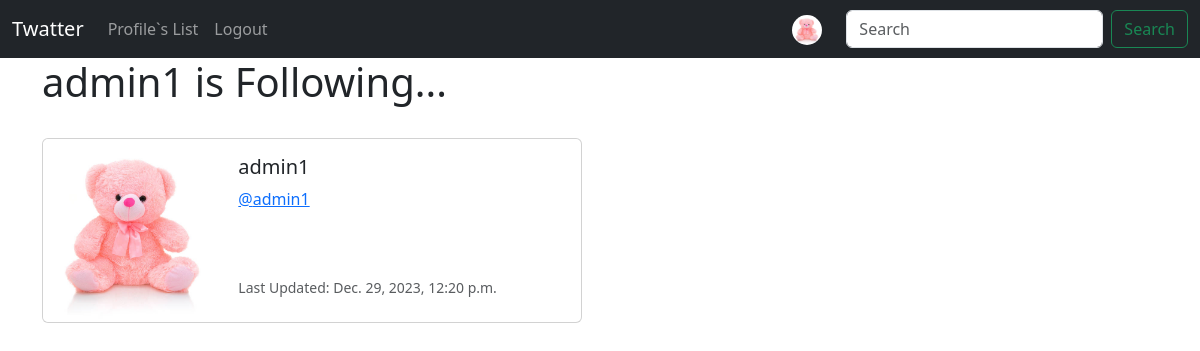
The page /profile/followers/10/ (signed in) on the database as committed earlier.
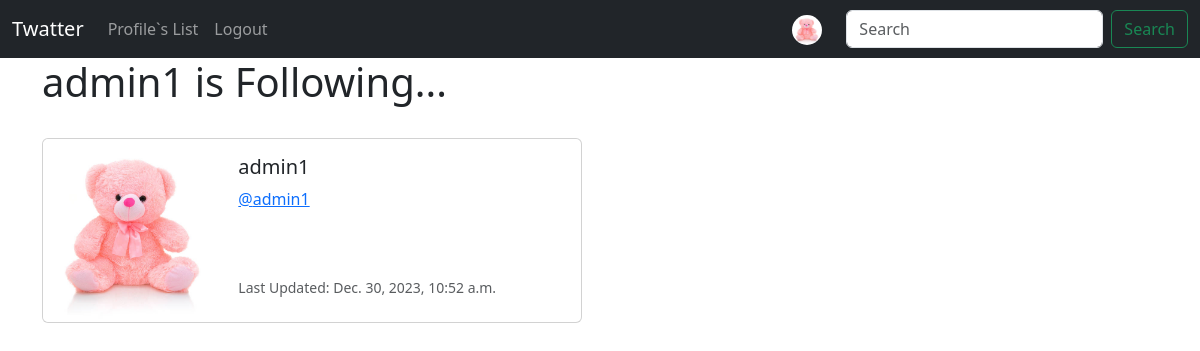
The same page on the database as committed later.
### twat/models.py (models this page shows, shortened)
class Profile(models.Model):
    user = models.OneToOneField(User, on_delete=models.CASCADE)
    bio = models.TextField(max_length=500, blank=True)
    follows = models.ManyToManyField(
        "self", symmetrical=False, related_name="followers", blank=True
    )
    date_modified = models.DateTimeField(User, auto_now=True)
    profile_image = models.ImageField(
        null=True, blank=True, upload_to="static/images/profile-image/"
    )

### twat/views.py (the view)
# urls.py: path("profile/followers/<int:pk>/", views.followers, name="followers"),
def followers(request, pk):
    if request.user.is_authenticated:
        if request.user.id == pk:
            profiles = Profile.objects.get(user_id=pk)
            context = {"profiles": profiles}
            return render(request, "twat/followers.html", context)
        else:
            messages.success(request, "You are not allowed here.")
            return redirect("twat:index")
    else:
        messages.success(request, "You must be logged in to view this page.")
        return redirect("twat:index")

### templates/twat/followers.html (shortened to what this page needs)
{% extends "partials/base.html" %}
{% load static %}
{% block content %}
	<h1>{{ request.user.username }} is Following...</h1>
<br/>
{% if profiles %}
	{% for profile in profiles.follows.all %}
		<div class="card mb-3" style="max-width: 540px;">
  <div class="row g-0">
    <div class="col-md-4">
      {% if profile.profile_image %}
      <img src="{{ profile.profile_image.url }}" width=200 height=200 class="img-fluid rounded-start" alt="{{profile.user.username}}">
      {% else %}
      <img src="{% static 'images/profile-image/profile.webp' %}" class="img-fluid rounded-start" alt="Profile Image">
      {% endif %}
    </div>
    <div class="col-md-8">
      <div class="card-body">
        <h5 class="card-title">{{ profile.user.username }}
        </h5>
        <p class="card-text"><a href="{% url 'twat:profile' profile.user.id %}">@{{ profile.user.username|lower }}</a></p>
        <br/><br/>
        <p class="card-text"><small class="text-muted">Last Updated: {{ profile.date_modified }}</small></p>
      </div>
    </div>
  </div>
</div>
<br/><br/>
	{% endfor %}
{% endif %}
{% endblock %}

Rows that differ between the two databases and show on the page:
changed Profile "admin1": date_modified "Dec. 29, 2023, 12:20 p.m." → "Dec. 30, 2023, 10:52 a.m."
